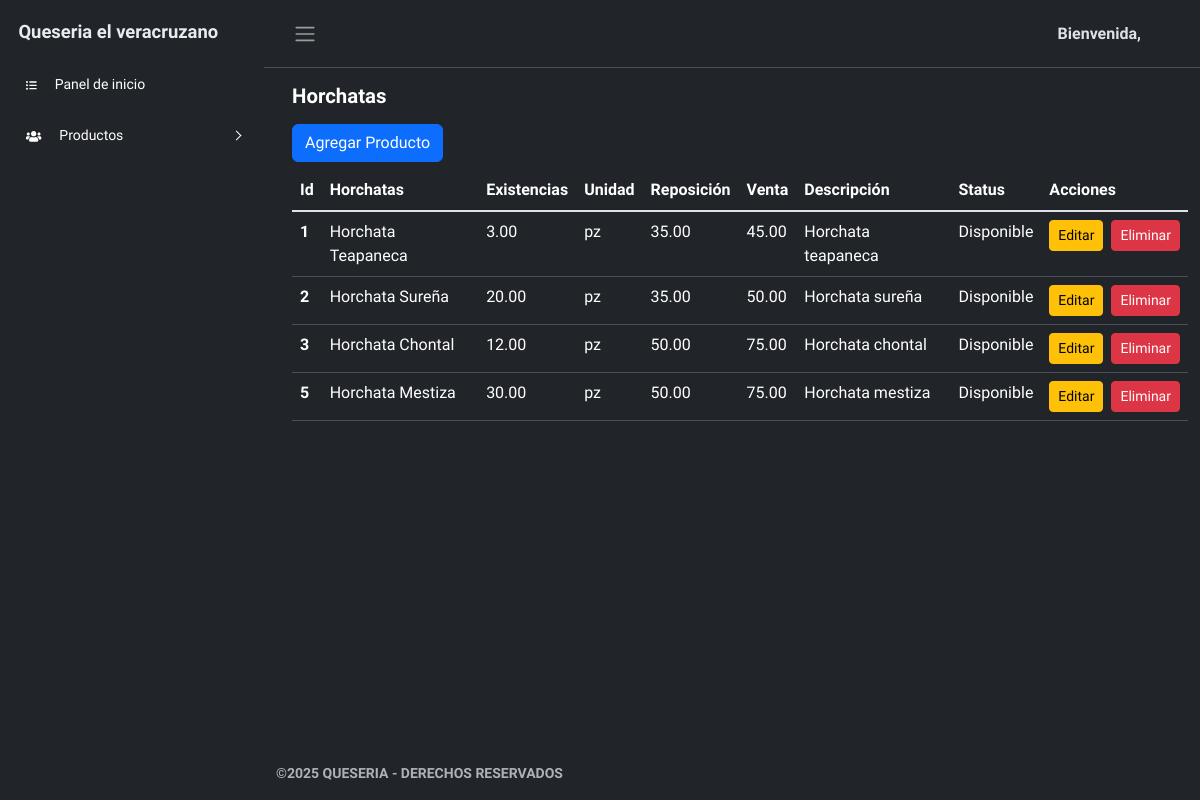
Screenshot of /productos/horchatas.php with the database file from the repository.
### tables this page shows
CREATE TABLE `horchatas` (
  `id` int(11) NOT NULL,
  `tipo_producto` varchar(255) NOT NULL,
  `existencia` decimal(10,2) NOT NULL DEFAULT 0.00,
  `unidad` enum('pz','kg') NOT NULL,
  `reposicion` decimal(10,2) NOT NULL,
  `venta` decimal(10,2) NOT NULL,
  `descripcion` text DEFAULT NULL,
  `status` enum('Disponible','Agotado') GENERATED ALWAYS AS (case when `existencia` > 0 then 'Disponible' else 'Agotado' end) STORED
);

### productos/horchatas.php (the view, shortened to what this page needs)
<?php
require_once $_SERVER['DOCUMENT_ROOT'] . '/queseria/conexion.php';
?>
<!DOCTYPE html>
<html lang="en" data-bs-theme="dark">
<head>
    <link rel="stylesheet" href="../css/bootstrap.min.css">
    <link rel="stylesheet" href="../css/style-admin.css">
    <link rel="stylesheet" href="../assets/sweetalert2.min.css">
</head>
<body>
    <div class="wrapper">
        <?php include '../components/sidebar.php'; ?>
        <div class="main">
            <?php include '../components/navbar.php'; ?>
            <main class="content px-2 py-2">
                <div class="container-fluid mx-2">
                    <div>
                        <h4 class="fw-semibold py-2">Horchatas</h6>
                    </div>
                    <button type="button" class="btn btn-primary" data-bs-toggle="modal" data-bs-target="#agregarProductoModal">
                        Agregar Producto
                    </button>
                    <div class="py-2">
                        <table class="table">
                            <thead>
                                <tr>
                                    <th scope="col">Id</th>
                                    <th scope="col">Horchatas</th>
                                    <th scope="col">Existencias</th>
                                    <th scope="col">Unidad</th>
                                    <th scope="col">Reposición</th>
                                    <th scope="col">Venta</th>
                                    <th scope="col">Descripción</th>
                                    <th scope="col">Status</th>
                                    <th class="scope">Acciones</th>
                                </tr>
                            </thead>
                            <tbody class="table-group-divider">
                                <?php
                                $stmt = $pdo->query("SELECT * FROM horchatas");
                                if ($stmt->rowCount() > 0):
                                    while ($row = $stmt->fetch(PDO::FETCH_ASSOC)):
                                ?>
                                        <tr>
                                            <th scope="row"><?php echo $row['id']; ?></th>
                                            <td><?php echo $row['tipo_producto']; ?></td>
                                            <td><?php echo $row['existencia']; ?></td>
                                            <td><?php echo $row['unidad']; ?></td>
                                            <td><?php echo $row['reposicion']; ?></td>
                                            <td><?php echo $row['venta']; ?></td>
                                            <td><?php echo $row['descripcion']; ?></td>
                                            <td><?php echo $row['existencia'] > 0 ? 'Disponible' : 'Agotado'; ?></td>
                                            <td>
                                                <div class="d-flex gap-2">
                                                <button type="button" class="btn btn-warning btn-sm" onclick="cargarDatosProducto(<?php echo $row['id']; ?>, 'horchatas');">Editar</button>
                                                    <form onsubmit="event.preventDefault(); eliminarProducto(<?php echo $row['id']; ?>, 'horchatas');">
                                                        <button type="submit" class="btn btn-danger btn-sm">Eliminar</button>
                                                    </form>
                                                </div>
                                            </td>
                                        </tr>
                                    <?php
                                    endwhile;
                                else:
                                    ?>
                                    <tr>
                                        <td colspan="8">No hay productos registrados.</td>
                                    </tr>
                                <?php endif; ?>
                            </tbody>
                        </table>
                    </div>
            </main>
            <footer class="footer">
                <div class="container-fluid">
                    <div class="row text-muted">
                        <div class="col-6 text-start">
                            <p class="mb-2">
                                <a href="#" class="text-muted">
                                    <p class="fw-bold text-size">©2025 QUESERIA - DERECHOS RESERVADOS</p>
                                </a>
                            </p>
                        </div>
                    </div>
                </div>
            </footer>
        </div>
    </div>
</body>
</html>

### css/style-admin.css (style rules this page uses)
body { overflow-y: scroll; margin: 0; }
.text-size { font-size: 14px; }
a { cursor: pointer; text-decoration: none; }
h4 { font-size: 1.275rem; color: var(--bs-emphasis-color); }
.wrapper { align-items: stretch; display: flex; width: 100%; }
.main { display: flex; flex-direction: column; min-height: 100vh; min-width: 0; overflow: hidden; transition: all 0.35s ease-in-out; width: 100%; background: var(--bs-body-bg); }
.content { flex: 1; max-width: 100vw; width: 100vw; }
@media (min-width:768px) { .content { max-width: auto; width: auto; } }

### rows the page displays
horchatas: id "1", tipo_producto "Horchata Teapaneca", existencia "3.00", unidad "pz", reposicion "35.00", venta "45.00", descripcion "Horchata teapaneca", shows "Disponible"
horchatas: id "2", tipo_producto "Horchata Sureña", existencia "20.00", unidad "pz", reposicion "35.00", venta "50.00", descripcion "Horchata sureña", shows "Disponible"
horchatas: id "3", tipo_producto "Horchata Chontal", existencia "12.00", unidad "pz", reposicion "50.00", venta "75.00", descripcion "Horchata chontal", shows "Disponible"
horchatas: id "5", tipo_producto "Horchata Mestiza", existencia "30.00", unidad "pz", reposicion "50.00", venta "75.00", descripcion "Horchata mestiza", shows "Disponible"

### other values shown
$saludo "Bienvenida"
